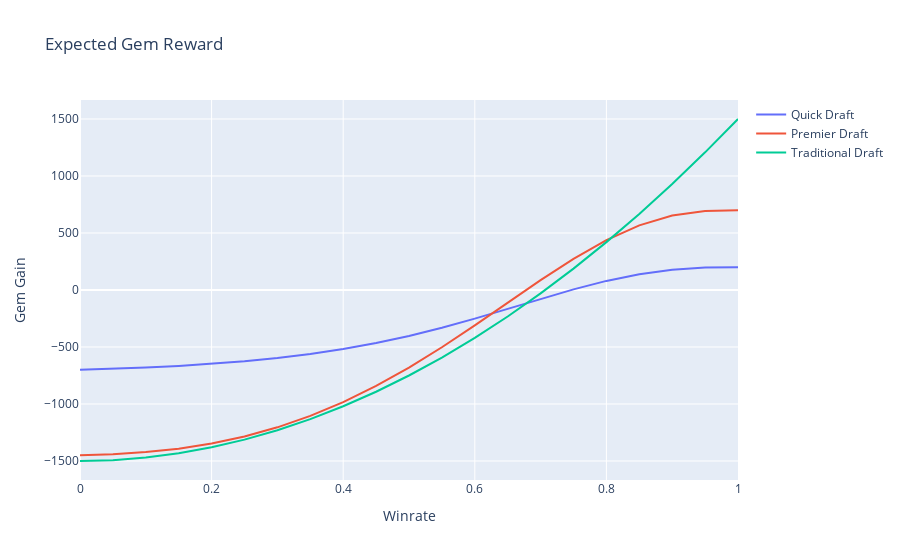

Write notebook code for a chart like this one.
### Code cell
import plotly.graph_objects as go
from plotly.offline import init_notebook_mode, iplot
from numpy import linspace

init_notebook_mode(connected=True)

x = []
quick = []
premier = []
traditional = []

for winrate in linspace(0, 1, 21):
    x.append(winrate)
    quick.append(quick_ev(win_rate=winrate, pack_value=0))
    premier.append(premier_ev(win_rate=winrate, pack_value=0))
    traditional.append(traditional_ev(win_rate=winrate, pack_value=0))
    
fig = go.Figure(
    data=[
        go.Scatter(x=x, y=quick, name='Quick Draft'),
        go.Scatter(x=x, y=premier, name='Premier Draft'),
        go.Scatter(x=x, y=traditional, name='Traditional Draft')
    ],
    layout=go.Layout(
        title="Expected Gem Reward",
        xaxis=dict(title='Winrate', range=[0, 1]),
        yaxis=dict(title='Gem Gain')
   )
)
iplot(fig)

### Figure 1 — Plotly figure (JSON) as saved in the notebook; plotly's stock layout.template omitted (floating-point values rounded to 4 significant figures)
{"data": [{"name": "Quick Draft", "type": "scatter", "x": [0, 0.05, 0.1, 0.15, 0.2, 0.25, 0.3, 0.35, 0.4, 0.45, 0.5, 0.55, 0.6, 0.65, 0.7, 0.75, 0.8, 0.85, 0.9, 0.95, 1], "y": [-700, -691.3, -680.1, -665.9, -648.0, -625.4, -597.0, -561.6, -518.0, -465.2, -402.7, -330.9, -251.0, -165.5, -78.33, 5.432, 79.85, 139.0, 178.3, 196.8, 200]}, {"name": "Premier Draft", "type": "scatter", "x": [0, 0.05, 0.1, 0.15, 0.2, 0.25, 0.3, 0.35, 0.4, 0.45, 0.5, 0.55, 0.6, 0.65, 0.7, 0.75, 0.8, 0.85, 0.9, 0.95, 1], "y": [-1450, -1440.0, -1422.0, -1392.0, -1347.0, -1285.0, -1205.0, -1104.0, -983.1, -841.5, -680.5, -502.2, -310.7, -111.7, 86.41, 273.5, 437.6, 567.0, 652.7, 692.9, 700]}, {"name": "Traditional Draft", "type": "scatter", "x": [0, 0.05, 0.1, 0.15, 0.2, 0.25, 0.3, 0.35, 0.4, 0.45, 0.5, 0.55, 0.6, 0.65, 0.7, 0.75, 0.8, 0.85, 0.9, 0.95, 1], "y": [-1500, -1492.0, -1470, -1432.0, -1380, -1312.0, -1230, -1132.0, -1020, -892.5, -750, -592.5, -420.0, -232.5, -30, 187.5, 420.0, 667.5, 930.0, 1208.0, 1500]}], "layout": {"title": {"text": "Expected Gem Reward"}, "xaxis": {"range": [0, 1], "title": {"text": "Winrate"}}, "yaxis": {"title": {"text": "Gem Gain"}}}}
